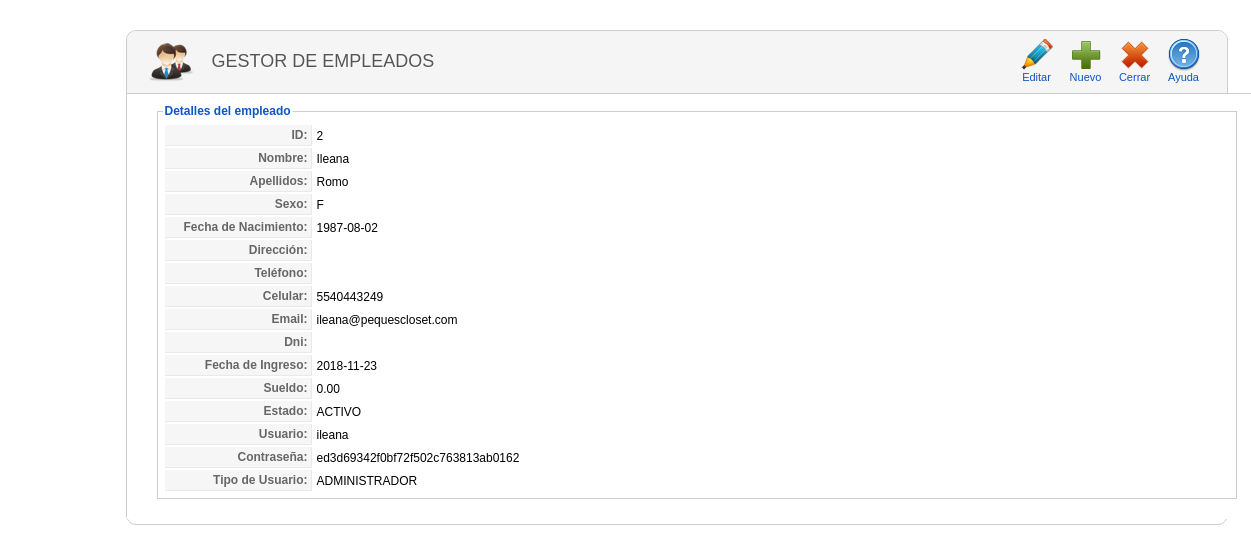
Screenshot of /empleado/detalle_empleado.php?idempleado=2 (signed in) with the database file from the repository.
### tables this page shows
CREATE TABLE `empleado` (
  `IdEmpleado` int(11) NOT NULL,
  `Nombre` varchar(50) NOT NULL,
  `Apellido` varchar(80) NOT NULL,
  `Sexo` varchar(1) NOT NULL,
  `FechaNac` date NOT NULL,
  `Direccion` varchar(100) DEFAULT NULL,
  `Telefono` varchar(10) DEFAULT NULL,
  `Celular` varchar(15) DEFAULT NULL,
  `Email` varchar(80) DEFAULT NULL,
  `Dni` varchar(8) DEFAULT NULL,
  `FechaIng` date NOT NULL,
  `Sueldo` decimal(8,2) DEFAULT NULL,
  `Estado` varchar(30) NOT NULL,
  `Usuario` varchar(20) DEFAULT NULL,
  `Contrasena` text,
  `IdTipoUsuario` int(11) NOT NULL
);

CREATE TABLE `tipousuario` (
  `IdTipoUsuario` int(11) NOT NULL,
  `Descripcion` varchar(20) NOT NULL
);

### clases/clsEmpleado.php (called while the page is built, shortened)
<?php
include_once("clsConexion.php");
class clsEmpleado{
 function consultarEmpleadoPorParametro($criterio,$busqueda,$limite){
   $con = new clsConexion;
   if($con->conectarse()==true){
     $query = "CALL SP_S_EmpleadoPorParametro('$criterio','$busqueda','$limite')";
	 $result = @mysql_query($query);
	 if (!$result)
	   return false;
	 else
	   return $result;
   }
 }
}
?>

### clases/clsConexion.php (called while the page is built, shortened)
<?php
class clsConexion{
	 function conectarse() {
		   return true;
	 }
}
?>

### empleado/detalle_empleado.php (the view, shortened to what this page needs)
<html>
<head>
<link href="../css/general.css" rel="stylesheet" type="text/css">
<link href="../css/icon.css" rel="stylesheet" type="text/css">
</head>
<body>
<?php
    if(isset($_SESSION["usuario"])){
?>
<?php
include_once("../clases/clsEmpleado.php");
$idemp=$_GET['idempleado'];
$objempleado = new clsEmpleado;
$resultado=$objempleado->consultarEmpleadoPorParametro('id',$idemp,'');
while($row=mysql_fetch_array($resultado)){
		$idempleado=$row["IdEmpleado"];
		$nombre=$row["Nombre"];
		$apellido=$row["Apellido"];
		$sexo=$row["Sexo"];
		$fechanac=$row["FechaNac"];
		$direccion=$row["Direccion"];
		$telefono=$row["Telefono"];
		$celular=$row["Celular"];
		$email=$row["Email"];
		$dni=$row["Dni"];
		$fechaing=$row["FechaIng"];
		$sueldo=$row["Sueldo"];
		$estado=$row["Estado"];
		$usuario=$row["Usuario"];
		$contrasena=$row["Contrasena"];
		$tipousuario=$row["TipoUsuario"];
}
?>
<div class="wrapper">
<div class="block">
    <div class="block_head">
    	<div class="imagen_head"><img src="../img/header/empleado.png" width="48" height="43"></div>
    	<div class="titulo_head">Gestor de Empleados</div>
 <div class="toolbar" id="toolbar">
            <table class="toolbar">
            	<tbody>
                	<tr>
                    <td>
                    <?php
                        echo "<a class='toolbar' href=editar_empleado.php?idempleado=".$idempleado."><span class='icon-32-editar' title='Editar'>
                        </span>Editar</a>"; ?>
                    </td>
                    <td>
                        <a href="registrar_empleado.php" class="toolbar">
                        <span class="icon-32-nuevo" title="Nuevo">
                        </span>
                        Nuevo
                        </a>
                    </td>
                    <td>
                        <a href="index.php" class="toolbar">
                        <span class="icon-32-cancelar" title="Cerrar">
                        </span>
                        Cerrar
                        </a>
                    </td>
                    <td>
                        <a href="#" class="toolbar">
                        <span class="icon-32-ayuda" title="Ayuda">
                        </span>
                        Ayuda
                        </a>
                    </td>
                    </tr>
            	</tbody>
            </table>
        </div>
    </div>
    <div class="block_content">
        <fieldset class="adminform">
        <legend>Detalles del empleado</legend>
        <table class="admintable">
            <tr>
                <td width="100" class="key">ID:</td>
                <td><?php echo $idempleado?></td>
            </tr>
            <tr>
                <td class="key">Nombre:</td>
                <td><?php echo $nombre?></td>
            </tr>
            <tr>
                <td class="key">Apellidos:</td>
                <td><?php echo $apellido?></td>
            </tr>
            <tr>
                <td class="key">Sexo:</td>
                <td><?php echo $sexo?></td>
            </tr>
            <tr>
                <td class="key">Fecha de Nacimiento:</td>
                <td><?php echo $fechanac?></td>
            </tr>
            <tr>
                <td class="key">Dirección:</td>
                <td><?php echo $direccion?></td>
            </tr>
            <tr>
                <td class="key">Teléfono:</td>
                <td><?php echo $telefono?></td>
            </tr>
            <tr>
                <td class="key">Celular:</td>
                <td><?php echo $celular?></td>
            </tr>
            <tr>
                <td class="key">Email:</td>
                <td><?php echo $email?></td>
            </tr>
            <tr>
                <td class="key">Dni:</td>
                <td><?php echo $dni?></td>
            </tr>
            <tr>
                <td class="key">Fecha de Ingreso:</td>
                <td><?php echo $fechaing?></td>
            </tr>
            <tr>
                <td class="key">Sueldo:</td>
                <td><?php echo $sueldo?></td>
            </tr>
            <tr>
                <td class="key">Estado:</td>
                <td><?php echo $estado?></td>
            </tr>
            <tr>
                <td class="key">Usuario:</td>
                <td><?php echo $usuario?></td>
            </tr>
                        <tr>
                <td class="key">Contraseña:</td>
                <td><?php echo $contrasena?></td>
            </tr>              <tr>
                <td class="key">Tipo de Usuario:</td>
                <td><?php echo $tipousuario?></td>
            </tr>
        </table>
        </fieldset>
    </div>
</div>
</div>
<?php
    } else {
        header("Location:../index.php");
    }
?>
</body>
</html>

### css/general.css (style rules this page uses)
body { margin: 10px; padding: 0; background-image: url(../img/fondo.png); background-repeat: repeat; padding-bottom: 1px; font-size: 11px; }
body, td, th { font-family: Arial, Helvetica, sans-serif; font-size:12px; }
a:link { color: #0B55C4; text-decoration: none; }
fieldset { margin-bottom: 10px; border: 1px #ccc solid; padding: 5px; text-align: left; }
legend { color: #0B55C4; font-size: 12px; font-weight: bold; }
fieldset.adminform { border: 1px solid #ccc; margin: 0 10px 10px 10px; }
table.admintable td { padding: 3px; }
table.admintable td.key, table.admintable td.paramlist_key { background-color: #f6f6f6; text-align: right; width: 140px; color: #666; font-weight: bold; font-size: 12px; border-bottom: 1px solid #e9e9e9; border-right: 1px solid #e9e9e9; }
.block { width:1100px; padding-bottom: 5px; margin-bottom: 25px; clear: both; border-radius: 10px; background-color:#fff; border: solid 1px #CCCCCC; }
.wrapper { width:1000px; margin:0 auto; padding-top: 20px; }
.block .block_content { overflow: hidden; background: #fff; width:1100px; border-top: 1px solid #CECECE; padding: 10px 20px 10px; }
.block .block_head { height:62px; background-color:#F5F5F5; -moz-border-radius: 10px 10px 0px 0px; -o-border-radius: 10px 10px 0px 0px; -webkit-border-radius: 10px 10px 0px 0px; -ms-border-radius: 10px 10px 0px 0px; overflow:visible; }
.block .titulo_head { height:25px; width:auto; float:left; font-family: "Titillium999", "Trebuchet MS", Arial, sans-serif; font-size: 18px; font-weight: normal; text-transform: uppercase; color: #555; text-shadow: 1px 1px 0 #fff; margin-left: 15px; padding-top:20px; }
.block .imagen_head { height:25px; width:50; float:left; margin-left: 20px; padding-top:10px; }
div.toolbar { float: right; text-align: right; padding: 0; margin-right: 20px; margin-top:5px; }
table.toolbar { border-collapse: collapse; padding: 0; margin: 0; }
table.toolbar td { padding: 1px 1px 1px 4px; text-align: center; color: #666; height: 48px; }
table.toolbar span { float: none; width: 32px; height: 32px; margin: 0 auto; display: block; }
table.toolbar a { display: block; float: left; background:#F5F5F5; white-space: nowrap; border: 1px solid #F5F5F5; padding: 1px 5px; cursor: pointer; font-size:11px; }

### rows the page displays
empleado: IdEmpleado "2", Nombre "Ileana", Apellido "Romo", Sexo "F", FechaNac "1987-08-02", Celular "5540443249", Email "ileana@pequescloset.com", FechaIng "2018-11-23", Sueldo "0.00", Estado "ACTIVO", Usuario "ileana", Contrasena "ed3d69342f0bf72f502c763813ab0162", IdTipoUsuario.Descripcion "ADMINISTRADOR"
